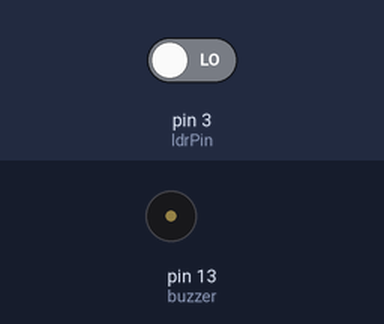
The sketch below on a simulated Arduino Uno, built with avr-gcc and run on an emulated ATmega328P. On the bench: buzzer (waves = sounding, pin HIGH). The test bench sets the inputs (shaded band); at power-on: pin 3 (ldrPin) LOW. What the sketch prints to the serial monitor is not drawn.

Above: at 1.2 s.
1.3 s: pin 3 (ldrPin) driven HIGH
At 1.6 s:
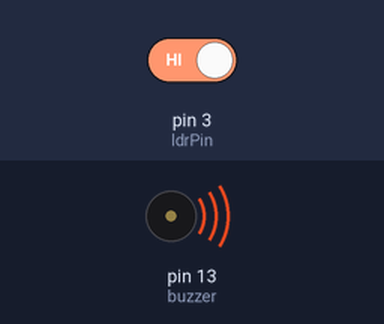
2.8 s: pin 3 (ldrPin) driven LOW
At 3.9 s:
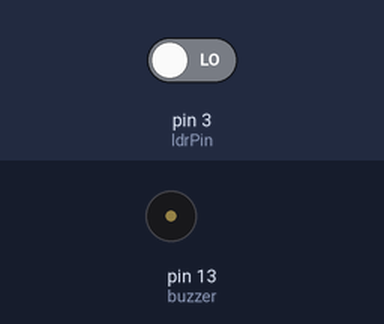
Timing chart, 0 to 5.8 s (numbered marks = the images above; inputs shaded):
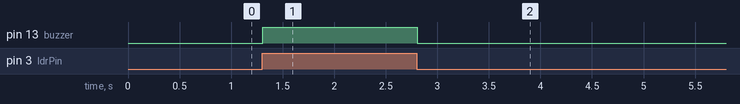

The sketch:

LASERLDR.ino
```cpp
const int buzzer = 13;

const int ldrPin = 3;

void setup() {

Serial.begin(9600);

pinMode(buzzer, OUTPUT);

pinMode(ldrPin, INPUT);

}

void loop() {

int ldr = digitalRead(ldrPin);
Serial.println(ldr);
if(ldr == 1){
  digitalWrite(buzzer, HIGH);
  delay(300);
}
else{
  digitalWrite(buzzer, LOW);
}

}
```

Measured:
- after the input at 1.3 s, pin 13 (buzzer): LOW → HIGH at once
- after the input at 2.8 s, pin 13 (buzzer): HIGH → LOW at once
